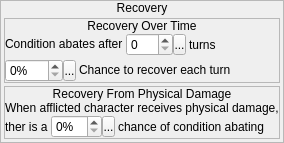
            <widget class="QFrame" name="frame_9">
             <property name="sizePolicy">
              <sizepolicy hsizetype="Fixed" vsizetype="Preferred">
               <horstretch>0</horstretch>
               <verstretch>0</verstretch>
              </sizepolicy>
             </property>
             <property name="frameShape">
              <enum>QFrame::StyledPanel</enum>
             </property>
             <property name="frameShadow">
              <enum>QFrame::Raised</enum>
             </property>
             <layout class="QVBoxLayout" name="verticalLayout_12">
              <property name="spacing">
               <number>0</number>
              </property>
              <property name="margin">
               <number>0</number>
              </property>
              <item>
               <widget class="QLabel" name="label_9">
                <property name="sizePolicy">
                 <sizepolicy hsizetype="Preferred" vsizetype="Fixed">
                  <horstretch>0</horstretch>
                  <verstretch>0</verstretch>
                 </sizepolicy>
                </property>
                <property name="text">
                 <string>Recovery</string>
                </property>
                <property name="alignment">
                 <set>Qt::AlignCenter</set>
                </property>
               </widget>
              </item>
              <item>
               <widget class="QWidget" name="widget_9" native="true">
                <layout class="QVBoxLayout" name="verticalLayout_15">
                 <property name="spacing">
                  <number>3</number>
                 </property>
                 <property name="margin">
                  <number>3</number>
                 </property>
                 <item>
                  <widget class="QFrame" name="frame_10">
                   <property name="sizePolicy">
                    <sizepolicy hsizetype="Preferred" vsizetype="Fixed">
                     <horstretch>0</horstretch>
                     <verstretch>0</verstretch>
                    </sizepolicy>
                   </property>
                   <property name="frameShape">
                    <enum>QFrame::StyledPanel</enum>
                   </property>
                   <property name="frameShadow">
                    <enum>QFrame::Raised</enum>
                   </property>
                   <layout class="QVBoxLayout" name="verticalLayout_13">
                    <property name="spacing">
                     <number>0</number>
                    </property>
                    <property name="margin">
                     <number>0</number>
                    </property>
                    <item>
                     <widget class="QLabel" name="label_10">
                      <property name="sizePolicy">
                       <sizepolicy hsizetype="Preferred" vsizetype="Fixed">
                        <horstretch>0</horstretch>
                        <verstretch>0</verstretch>
                       </sizepolicy>
                      </property>
                      <property name="text">
                       <string>Recovery Over Time</string>
                      </property>
                      <property name="alignment">
                       <set>Qt::AlignCenter</set>
                      </property>
                     </widget>
                    </item>
                    <item>
                     <widget class="QWidget" name="widget_10" native="true">
                      <layout class="QVBoxLayout" name="verticalLayout_16">
                       <property name="spacing">
                        <number>3</number>
                       </property>
                       <property name="margin">
                        <number>0</number>
                       </property>
                       <item>
                        <layout class="QHBoxLayout" name="horizontalLayout_9">
                         <property name="spacing">
                          <number>3</number>
                         </property>
                         <item>
                          <widget class="QLabel" name="label_12">
                           <property name="sizePolicy">
                            <sizepolicy hsizetype="Fixed" vsizetype="Fixed">
                             <horstretch>0</horstretch>
                             <verstretch>0</verstretch>
                            </sizepolicy>
                           </property>
                           <property name="text">
                            <string>Condition abates after</string>
                           </property>
                          </widget>
                         </item>
                         <item>
                          <widget class="QWidget" name="widget_12" native="true">
                           <layout class="QHBoxLayout" name="horizontalLayout_8">
                            <property name="spacing">
                             <number>0</number>
                            </property>
                            <property name="margin">
                             <number>0</number>
                            </property>
                            <item>
                             <widget class="QSpinBox" name="sbNumTurns">
                              <property name="maximum">
                               <number>999</number>
                              </property>
                             </widget>
                            </item>
                            <item>
                             <widget class="SpinBoxSideButton" name="bNumTurnsSideButton">
                              <property name="minimumSize">
                               <size>
                                <width>13</width>
                                <height>21</height>
                               </size>
                              </property>
                              <property name="maximumSize">
                               <size>
                                <width>13</width>
                                <height>21</height>
                               </size>
                              </property>
                              <property name="text">
                               <string>...</string>
                              </property>
                              <property name="icon">
                               <iconset resource="gui_icons.qrc">
                                <normaloff>:/icons/spinBoxSideButton.png</normaloff>:/icons/spinBoxSideButton.png</iconset>
                              </property>
                              <property name="iconSize">
                               <size>
                                <width>8</width>
                                <height>16</height>
                               </size>
                              </property>
                             </widget>
                            </item>
                           </layout>
                          </widget>
                         </item>
                         <item>
                          <widget class="QLabel" name="label_13">
                           <property name="sizePolicy">
                            <sizepolicy hsizetype="Expanding" vsizetype="Preferred">
                             <horstretch>0</horstretch>
                             <verstretch>0</verstretch>
                            </sizepolicy>
                           </property>
                           <property name="text">
                            <string>turns</string>
                           </property>
                          </widget>
                         </item>
                        </layout>
                       </item>
                       <item>
                        <layout class="QHBoxLayout" name="horizontalLayout_11">
                         <property name="spacing">
                          <number>3</number>
                         </property>
                         <item>
                          <widget class="QWidget" name="widget_13" native="true">
                           <property name="sizePolicy">
                            <sizepolicy hsizetype="Fixed" vsizetype="Fixed">
                             <horstretch>0</horstretch>
                             <verstretch>0</verstretch>
                            </sizepolicy>
                           </property>
                           <layout class="QHBoxLayout" name="horizontalLayout_10">
                            <property name="spacing">
                             <number>0</number>
                            </property>
                            <property name="margin">
                             <number>0</number>
                            </property>
                            <item>
                             <widget class="QSpinBox" name="sbPercentEachTurn">
                              <property name="suffix">
                               <string>%</string>
                              </property>
                              <property name="maximum">
                               <number>100</number>
                              </property>
                             </widget>
                            </item>
                            <item>
                             <widget class="SpinBoxSideButton" name="bPercentEachTurnSideButton">
                              <property name="minimumSize">
                               <size>
                                <width>13</width>
                                <height>21</height>
                               </size>
                              </property>
                              <property name="maximumSize">
                               <size>
                                <width>13</width>
                                <height>21</height>
                               </size>
                              </property>
                              <property name="text">
                               <string>...</string>
                              </property>
                              <property name="icon">
                               <iconset resource="gui_icons.qrc">
                                <normaloff>:/icons/spinBoxSideButton.png</normaloff>:/icons/spinBoxSideButton.png</iconset>
                              </property>
                              <property name="iconSize">
                               <size>
                                <width>8</width>
                                <height>16</height>
                               </size>
                              </property>
                             </widget>
                            </item>
                           </layout>
                          </widget>
                         </item>
                         <item>
                          <widget class="QLabel" name="label_14">
                           <property name="sizePolicy">
                            <sizepolicy hsizetype="Expanding" vsizetype="Fixed">
                             <horstretch>0</horstretch>
                             <verstretch>0</verstretch>
                            </sizepolicy>
                           </property>
                           <property name="text">
                            <string>Chance to recover each turn</string>
                           </property>
                          </widget>
                         </item>
                        </layout>
                       </item>
                      </layout>
                     </widget>
                    </item>
                   </layout>
                  </widget>
                 </item>
                 <item>
                  <widget class="QFrame" name="frame_11">
                   <property name="frameShape">
                    <enum>QFrame::StyledPanel</enum>
                   </property>
                   <property name="frameShadow">
                    <enum>QFrame::Raised</enum>
                   </property>
                   <layout class="QVBoxLayout" name="verticalLayout_14">
                    <property name="spacing">
                     <number>0</number>
                    </property>
                    <property name="margin">
                     <number>0</number>
                    </property>
                    <item>
                     <widget class="QLabel" name="label_11">
                      <property name="sizePolicy">
                       <sizepolicy hsizetype="Preferred" vsizetype="Fixed">
                        <horstretch>0</horstretch>
                        <verstretch>0</verstretch>
                       </sizepolicy>
                      </property>
                      <property name="text">
                       <string>Recovery From Physical Damage</string>
                      </property>
                      <property name="alignment">
                       <set>Qt::AlignCenter</set>
                      </property>
                     </widget>
                    </item>
                    <item>
                     <widget class="QWidget" name="widget_11" native="true">
                      <layout class="QVBoxLayout" name="verticalLayout_17">
                       <property name="spacing">
                        <number>0</number>
                       </property>
                       <property name="margin">
                        <number>0</number>
                       </property>
                       <item>
                        <widget class="QLabel" name="label_15">
                         <property name="text">
                          <string>When afflicted character receives physical damage,</string>
                         </property>
                        </widget>
                       </item>
                       <item>
                        <layout class="QHBoxLayout" name="horizontalLayout_13">
                         <property name="spacing">
                          <number>3</number>
                         </property>
                         <item>
                          <widget class="QLabel" name="label_16">
                           <property name="sizePolicy">
                            <sizepolicy hsizetype="Fixed" vsizetype="Preferred">
                             <horstretch>0</horstretch>
                             <verstretch>0</verstretch>
                            </sizepolicy>
                           </property>
                           <property name="text">
                            <string>ther is a</string>
                           </property>
                          </widget>
                         </item>
                         <item>
                          <widget class="QWidget" name="widget_14" native="true">
                           <property name="sizePolicy">
                            <sizepolicy hsizetype="Fixed" vsizetype="Fixed">
                             <horstretch>0</horstretch>
                             <verstretch>0</verstretch>
                            </sizepolicy>
                           </property>
                           <layout class="QHBoxLayout" name="horizontalLayout_12">
                            <property name="spacing">
                             <number>0</number>
                            </property>
                            <property name="margin">
                             <number>0</number>
                            </property>
                            <item>
                             <widget class="QSpinBox" name="sbPhysicalDamageRecoveryChance">
                              <property name="sizePolicy">
                               <sizepolicy hsizetype="Fixed" vsizetype="Fixed">
                                <horstretch>0</horstretch>
                                <verstretch>0</verstretch>
                               </sizepolicy>
                              </property>
                              <property name="suffix">
                               <string>%</string>
                              </property>
                             </widget>
                            </item>
                            <item>
                             <widget class="SpinBoxSideButton" name="bPhysicalDamageRecoveryChanceSideButton">
                              <property name="minimumSize">
                               <size>
                                <width>13</width>
                                <height>21</height>
                               </size>
                              </property>
                              <property name="maximumSize">
                               <size>
                                <width>13</width>
                                <height>21</height>
                               </size>
                              </property>
                              <property name="text">
                               <string>...</string>
                              </property>
                              <property name="icon">
                               <iconset resource="gui_icons.qrc">
                                <normaloff>:/icons/spinBoxSideButton.png</normaloff>:/icons/spinBoxSideButton.png</iconset>
                              </property>
                              <property name="iconSize">
                               <size>
                                <width>8</width>
                                <height>16</height>
                               </size>
                              </property>
                             </widget>
                            </item>
                           </layout>
                          </widget>
                         </item>
                         <item>
                          <widget class="QLabel" name="label_17">
                           <property name="sizePolicy">
                            <sizepolicy hsizetype="Expanding" vsizetype="Preferred">
                             <horstretch>0</horstretch>
                             <verstretch>0</verstretch>
                            </sizepolicy>
                           </property>
                           <property name="text">
                            <string>chance of condition abating</string>
                           </property>
                          </widget>
                         </item>
                        </layout>
                       </item>
                      </layout>
                     </widget>
                    </item>
                   </layout>
                  </widget>
                 </item>
                </layout>
               </widget>
              </item>
             </layout>
            </widget>
